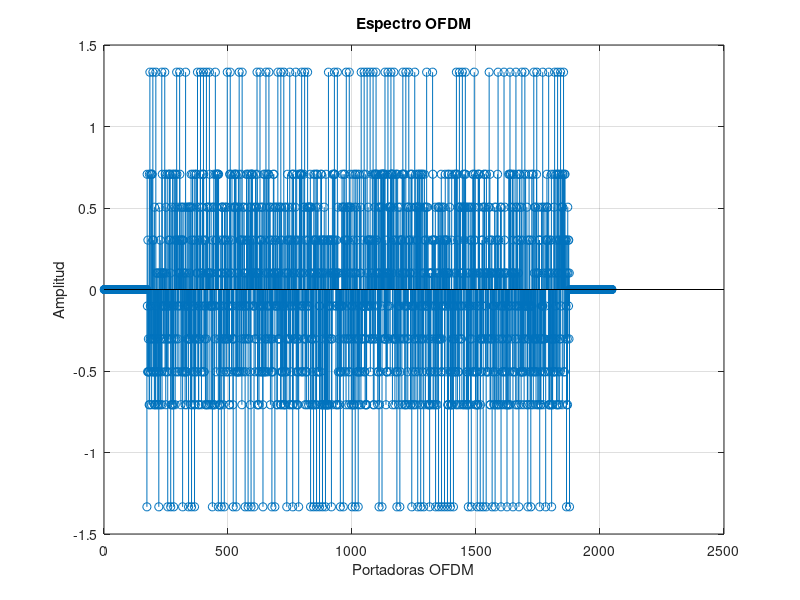
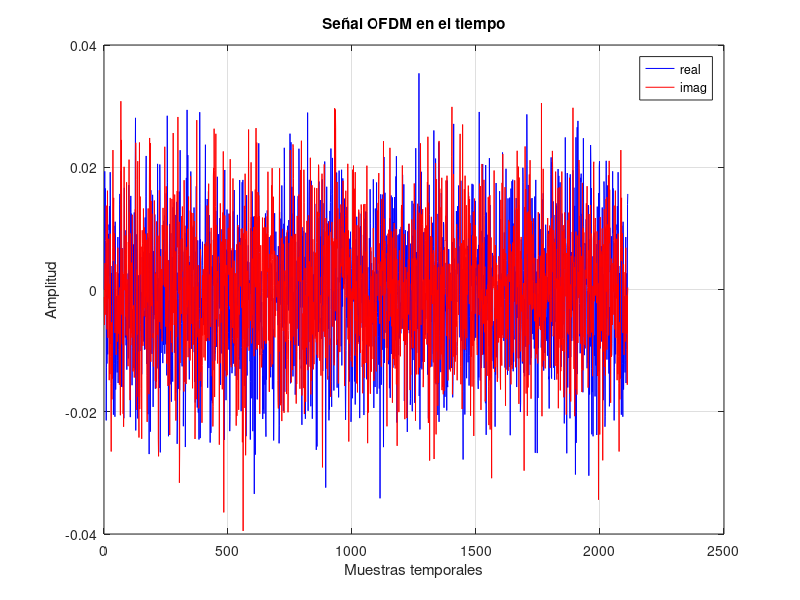
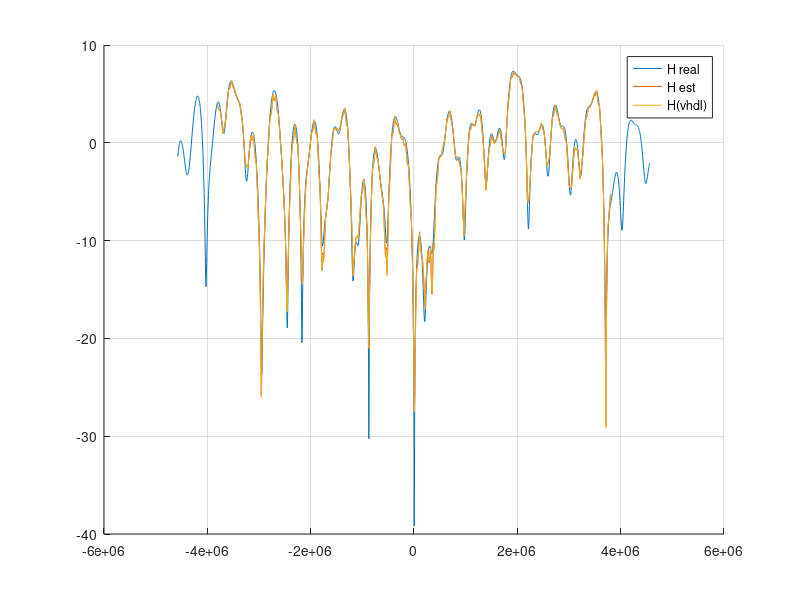
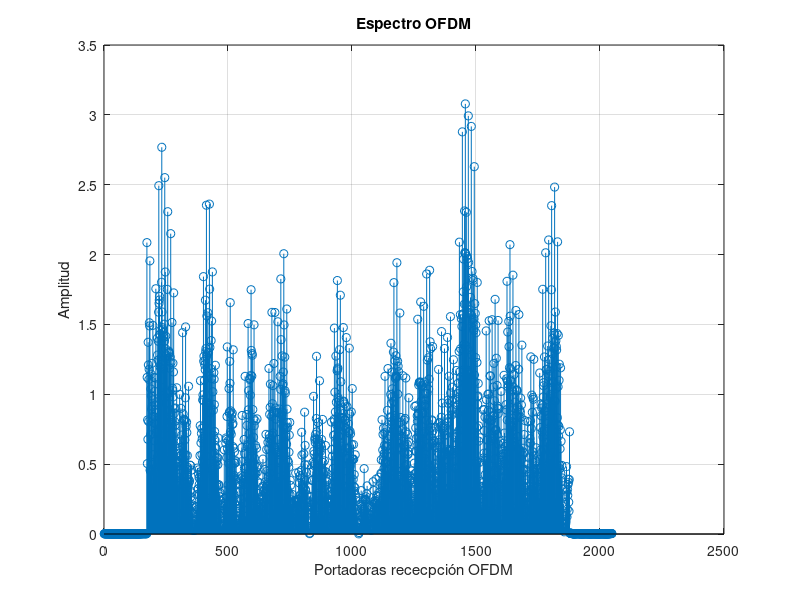

Reproduce these figures in MATLAB, in order.
clear;
close all;
%% comentario
%% Configuración del sistema OFDM
NUM_SYMB = 1;       % Número de símbols a transmitir
SEED=100;            % Semilla para el generador de números aleatorios
CONSTEL = '64QAM';    % Constelación utilizada BPSK o QPSK
MODO = '2K';
SNR=200;             %SNR en dB
CP = 1/32;          % Cyclic prefix

tic

% Inicializamos el generador de números aleatorios con la semilla

%rng(SEED);

%Octave
rand("seed",SEED);

% Definición de la constelación
switch MODO
    case '2K'
        N_portadoras = 1705;
        T_U = 224e-6;        % Tiempo útil
        NFFT=2048;
    case '8K'
        N_portadoras = 6817;
        T_U = 896e-6;
        NFFT=8192;
end

N_pilotos = ceil(N_portadoras/12);
NDATA=N_portadoras- N_pilotos;   
NCP = NFFT*CP;          % Número de muestras del prefijo cíclico

PLOC=1:12:N_portadoras;

switch CONSTEL
    case 'BPSK'
        M=1;
        C=[1 -1];
        norma = sqrt(2);
    case 'QPSK'
        C=[1+1i 1-1i -1+1i -1-1i];
        M=2;      
        norma = sqrt(2);
    case '16QAM'
        C = [3+3i 3+1i 1+3i 1+1i 3-3i 3-1i 1-3i 1-1i -3+3i -3+1i -1+3i -1+1i -3-3i -3-1i -1-3i -1-1i];
        M=4;
        norma = sqrt(18);
    case '64QAM'
        C = [7+7i 7+5i 5+7i 5+5i 7+1i 7+3i 5+1i 5+3i 1+7i 1+5i 3+7i 3+5i 1+1i 1+3i 3+1i 3+3i 7-7i 7-5i 5-7i 5-5i 7-1i 7-3i 5-1i 5-3i 1-7i 1-5i 3-7i 3-5i 1-1i 1-3i 3-1i 3-3i -7+7i -7+5i -5+7i -5+5i -7+1i -7+3i -5+1i -5+3i -1+7i -1+5i -3+7i -3+5i -1+1i -1+3i -3+1i -3+3i -7-7i -7-5i -5-7i -5-5i -7-1i -7-3i -5-1i -5-3i -1-7i -1-5i -3-7i -3-5i -1-1i -1-3i -3-1i -3-3i];
        M=6;
        norma = sqrt(98);
end

%scatterplot(C);
%grid
%title('Constelación')

%% Transmisor
% Generación de los bits a transmitir
numbits = NUM_SYMB*NDATA*M;
bits_tx = rand(numbits, 1)>0.5; % numbits x 1

% Bits to symbols
aux  = reshape(bits_tx, M, []).'; % numbits/M x M
symb = zeros(size(aux, 1),1);     % numbits/M x 1
for k=1:M
    symb = symb + (2^(k-1))*aux(:,k); % primera columna = lsb 
end

% Mapper
const_points = C(symb+1); % numbits/M x 1
const_points = const_points./(norma);

%scatterplot(const_points);
%grid
%title('Constelación transmitida') 

% Símbolos OFDM en frecuencia (rejilla tiempo frecuencia)
ofdm_freq = zeros(NFFT, NUM_SYMB); % NFFT x NUM_SYMB
ofdm_util = ofdm_freq(ceil((NFFT-N_portadoras)/2)+(1:N_portadoras),:);

registro = ones(1,11);
pilotos = zeros(N_portadoras,1);
for n = 1:N_portadoras
    pilotos(n,:) = 4/3*2*(0.5-registro(end));
    registro = [xor(registro(end),registro(end-2)),registro(1:(end-1))];
end

ofdm_util(PLOC,:) = pilotos(PLOC,1)*ones(1,NUM_SYMB);
ofdm_util(ofdm_util==0) = const_points;
ofdm_freq(ceil((NFFT-N_portadoras)/2)+(1:N_portadoras),:) = ofdm_util;

figure
stem(real(ofdm_freq(:,1))); % Pintamos un único símbolo
grid
xlabel('Portadoras OFDM');
ylabel('Amplitud');
title('Espectro OFDM')

% ifftshift permite pasar de una representación del espectro con el f=0 en el
% centro a una representación con f=0 a la izquierda.
% Importante el 1 para hacer la transformación en la dimensión correcta
ofdm_freq=ifftshift(ofdm_freq, 1); % NFFT x NUM_SYMB


% Modulacion OFDM
% Importante el 1 para hacer la transformación en la dimensión correcta
ofdm_time = ifft(ofdm_freq, NFFT, 1); % NFFT x NUM_SYMB

% Prefijo cíclico de forma matricial
ofdm_time = [ofdm_time(end-(NCP-1):end, :); ofdm_time];

% Salida secuencial (el : lee por columnas)
tx = ofdm_time(:); % (NFFT+NCP)·NUM_SYMB x 1
 
figure
plot(real(tx), 'b-');
hold on
plot(imag(tx), 'r-');
xlabel('Muestras temporales');
ylabel('Amplitud');
legend('real', 'imag');
grid
title('Señal OFDM en el tiempo')

% Espectro de la señal transmitida
% figure
% pwelch(tx);

%% Canal AWGN


% Canal real

parametros = [0.057662 1.003019 4.855121
0.176809 5.422091 3.419109
0.407163 0.518650 5.864470
0.303585 2.751772 2.215894
0.258782 0.602895 3.758058
0.061831 1.016585 5.430202
0.150340 0.143556 3.952093
0.051534 0.153832 1.093586
0.185074 3.324866 5.775198
0.400967 1.935570 0.154459
0.295723 0.429948 5.928383
0.350825 3.228872 3.053023
0.262909 0.848831 0.628578
0.225894 0.073883 2.128544
0.170996 0.203952 1.099463
0.149723 0.194207 3.462951
0.240140 0.924450 3.664773
0.116587 1.381320 2.833799
0.221155 0.640512 3.334290
0.259730 1.368671 0.393889];

rho_i = parametros(:,1);
tau_i = parametros(:,2)*10^-6;
theta_i = parametros(:,3);


delta_f = 1/T_U;
k = (-NFFT/2:NFFT/2-1);

% H_real = zeros(NFFT,1);
% for n= 1:2048
%     H_real(n,1) = sum(rho_i.*exp(-1i*theta_i).*exp(-1i*2*pi*k(n)*delta_f*tau_i));
% end

% for n = 1:20
%     H_real = H_real + rho_i(n)*exp(-1i*theta_i(n))*exp(-1i*2*pi*k.'*delta_f*tau_i(n));
% end
% 
% figure, hold on, plot((-floor(N_portadoras/2):ceil(N_portadoras/2)-1)*delta_f,20*log10(abs(H_real(NFFT/2-floor(N_portadoras/2):NFFT/2+ceil(N_portadoras/2)-1))))


H_real = ((rho_i.*exp(-1i*theta_i)).'*(exp(-1i*2*pi*k*delta_f.*tau_i))).';

figure, hold on, grid on, plot((-NFFT/2:NFFT/2-1)*delta_f,20*log10(abs(H_real)))

h_real_tiempo = ifft(ifftshift(H_real),NFFT,1);

rx_antena = conv(h_real_tiempo,tx);
rx_antena = rx_antena(1:end-(NFFT-1),1);

% rx_antena = tx; %Anula efecto del canal

% figure
% plot(real(rx_antena), 'b-');
% hold on
% plot(imag(rx_antena), 'r-');
% xlabel('Muestras temporales');
% ylabel('Amplitud');
% legend('real', 'imag');
% grid
% title('Señal OFDM en el tiempo')


% Ruido
Ps = mean(tx.*conj(tx)); % Potencia de señal
nsr = 10^(-SNR/10);      % Pn/Ps

noise = (randn(size(tx))+1i*randn(size(tx))) / sqrt(2); % Ruido complejo de potencia 1
noise = sqrt(Ps*nsr).*noise; % Ruido complejo de potencia Ps*snr
% Alternativa a las dos líneas anteriores:
% noise = wgn(size(tx,1), 1, Ps*nsr, 'complex');

rx = rx_antena+noise;
%rx = rx_antena;

% Return termina la ejecución del script. Las líneas de después no se
% ejecutarán
% return


%% Receptor
% TO-DO: Receptor (operaciones inversas al transmisor)

ofdm_time_r_NCP = reshape(rx,NFFT+NCP,NUM_SYMB);

ofdm_time_r=ofdm_time_r_NCP(NCP+1:end,:);

ofdm_freq_r=fft(ofdm_time_r,NFFT,1);

ofdm_freq_r= fftshift(ofdm_freq_r,1);

ofdm_util_r =ofdm_freq_r(ceil((NFFT-N_portadoras)/2)+(1:N_portadoras),:);

% scatterplot(ofdm_util_r(:,1))

figure
stem(abs(ofdm_freq_r(:,1))); % Pintamos un único símbolo
grid
xlabel('Portadoras rececpción OFDM');
ylabel('Amplitud');
title('Espectro OFDM')


H_est = zeros(N_portadoras,1);
% H_est(PLOC,1) = H_real(PLOC+NFFT/2-ceil(1705/2),1);
H_est(PLOC,1) = ofdm_util_r(PLOC,1)./pilotos(PLOC,1);

xq = 1:N_portadoras;
H_est = interp1(PLOC,H_est(PLOC,1),xq).';

% Interpolación lineal de H_est
% x = 1:12;
% for n = 1:N_pilotos-1 % ceil(PLOC/12)
%     b = H_est((n-1)*12+1);
%     a = (H_est(12*n+1) - H_est((n-1)*12+1))/12;
%     y = a*x + b;
%     H_est((n-1)*12+2:12*n+1) = y;
% end



% guardar datos para vhdl
%writematrix(real(int32(ofdm_util_r(:,1)*2^7)), 'portadoras_re.csv');
%writematrix(imag(int32(ofdm_util_r(:,1)*2^7)), 'portadoras_im.csv');

% Octave
%csvwrite('portadoras_re.csv', int32(real(ofdm_util_r(:,1)*2^7))');
%csvwrite('portadoras_im.csv', int32(imag(ofdm_util_r(:,1)*2^7))');
% cargar entradas vhdl
%real_matrix_vhdl = readmatrix('salida_re.csv')';
%imag_matrix_vhdl = readmatrix('salida_im.csv')';

% Octave
real_matrix_vhdl = csvread('estim_re.csv')';
imag_matrix_vhdl = csvread('estim_im.csv')';


H_est_vhdl = double(real_matrix_vhdl)/2^7 + 1i*double(imag_matrix_vhdl)/2^7;


figure(3)
plot((-floor(N_portadoras/2):ceil(N_portadoras/2)-1)*delta_f,20*log10(abs(H_est)))
plot((-floor(N_portadoras/2):ceil(N_portadoras/2)-1)*delta_f,20*log10(abs(H_est_vhdl)))
legend('H real','H est', 'H(vhdl)')


% División en frecuencia Tx = Rx / H_est
S_tx = ofdm_util_r./H_est;
%S_tx_vhdl = ofdm_util_r./H_est_vhdl;

% Comparamos con vhdl
%rx_re = readmatrix('s_rx_re.csv')';
%rx_im = readmatrix('s_rx_im.csv')';

%Octave
rx_re = csvread('s_rx_re.csv')';
rx_im = csvread('s_rx_im.csv')';

S_tx_vhdl = rx_re/2^7 + 1i*rx_im/2^7;


% Quitamos los pilotos
S_tx(PLOC,:) = []; 
S_tx_vhdl(PLOC,:) = []; 

figure
hold on
plot((-floor((N_portadoras-N_pilotos)/2):ceil((N_portadoras-N_pilotos)/2)-1)*delta_f,20*log10(imag(S_tx(:,1))))
plot((-floor((N_portadoras-N_pilotos)/2):ceil((N_portadoras-N_pilotos)/2)-1)*delta_f,20*log10(imag(S_tx_vhdl)))
legend('S_tx', 'S_tx(vhdl)')

% Concatenar los bits recibidos
rx_constel = reshape(S_tx,(N_portadoras-N_pilotos)*NUM_SYMB,1).';
rx_constel_vhdl = reshape(S_tx_vhdl,(N_portadoras-N_pilotos),1).';

%scatterplot(rx_constel);

% Demap
switch CONSTEL
    case 'BPSK'
        bits_rx = rx_constel<0;
    case 'QPSK'
        bits_rx = zeros(1,length(rx_constel)*2);
        bits_rx(2:2:end) = real(rx_constel)<0;
        bits_rx(1:2:end) = imag(rx_constel)<0;
    case '16QAM'
        bits_rx = zeros(1,length(rx_constel)*4);
        bits_rx(4:4:end) = real(rx_constel)<0;
        bits_rx(3:4:end) = imag(rx_constel)<0;
        bits_rx(2:4:end) = abs(real(rx_constel))<(2/norma);
        bits_rx(1:4:end) = abs(imag(rx_constel))<(2/norma);
    case '64QAM'
        bits_rx = zeros(1,length(rx_constel)*6);
        bits_rx(6:6:end) = real(rx_constel)<0;
        bits_rx(5:6:end) = imag(rx_constel)<0;
        bits_rx(4:6:end) = abs(real(rx_constel))<(4/norma);
        bits_rx(3:6:end) = abs(imag(rx_constel))<(4/norma);
        bits_rx(2:6:end) = abs(real(rx_constel))<(6/norma) & abs(real(rx_constel))>(2/norma);
        bits_rx(1:6:end) = abs(imag(rx_constel))<(6/norma) & abs(imag(rx_constel))>(2/norma);
end

BER = mean(xor(bits_rx, bits_tx.'));
fprintf(1,'CONSTEL = %s, SNR = %ddB, MODO = %s, CP = 1/%d\n',CONSTEL,SNR,MODO,1/CP);
fprintf(1, 'BER = %f\n', BER);

%Ahora el vector de vhdl
switch CONSTEL
    case 'BPSK'
        bits_rx = rx_constel<0;
    case 'QPSK'
        bits_rx = zeros(1,length(rx_constel_vhdl)*2);
        bits_rx(2:2:end) = real(rx_constel_vhdl)<0;
        bits_rx(1:2:end) = imag(rx_constel_vhdl)<0;
    case '16QAM'
        bits_rx = zeros(1,length(rx_constel_vhdl)*4);
        bits_rx(4:4:end) = real(rx_constel_vhdl)<0;
        bits_rx(3:4:end) = imag(rx_constel_vhdl)<0;
        bits_rx(2:4:end) = abs(real(rx_constel_vhdl))<(2/norma);
        bits_rx(1:4:end) = abs(imag(rx_constel_vhdl))<(2/norma);
    case '64QAM'
        bits_rx = zeros(1,length(rx_constel_vhdl)*6);
        bits_rx(6:6:end) = real(rx_constel_vhdl)<0;
        bits_rx(5:6:end) = imag(rx_constel_vhdl)<0;
        bits_rx(4:6:end) = abs(real(rx_constel_vhdl))<(4/norma);
        bits_rx(3:6:end) = abs(imag(rx_constel_vhdl))<(4/norma);
        bits_rx(2:6:end) = abs(real(rx_constel_vhdl))<(6/norma) & abs(real(rx_constel_vhdl))>(2/norma);
        bits_rx(1:6:end) = abs(imag(rx_constel_vhdl))<(6/norma) & abs(imag(rx_constel_vhdl))>(2/norma);
end

BER_vhdl = mean(xor(bits_rx, bits_tx(1:length(bits_rx)).'));
fprintf(1,'CONSTEL = %s, SNR = %ddB, MODO = %s, CP = 1/%d\n',CONSTEL,SNR,MODO,1/CP);
fprintf(1, 'BER_vhdl = %f\n', BER_vhdl);
toc
